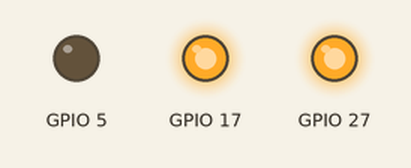
A program run on a simulated Raspberry Pi (BCM pin numbers). Parts: output pins drawn as LEDs (lit = HIGH). Random numbers come from a fixed seed.

Above: at 0.25 s.
At 4.1 s:
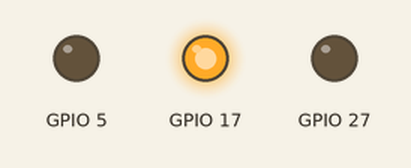
At 7.62 s:
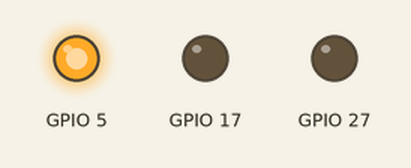
At 17.6 s:
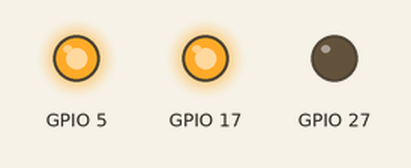
At 28.03 s:
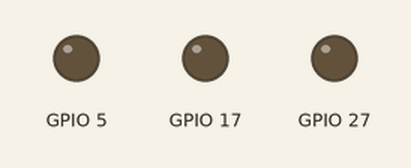
At 36.86 s:
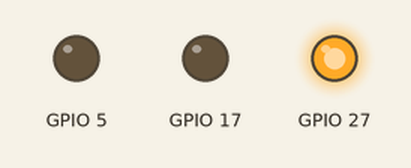
Timing chart, 0 to 40.0 s (numbered marks = the images above):
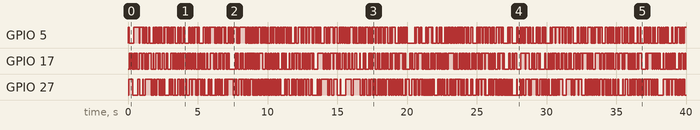

Measured:
- by itself, GPIO 27: LOW → HIGH at 0.05 s, → LOW 0.30 s later, → HIGH 0.35 s later, → LOW 0.15 s later, … (392 changes in this stretch)

The program:

01_led_blink.py
```python
#!/usr/bin/env python3
import RPi.GPIO as GPIO
import time
import random

RedPin = 17
GreenPin = 27
YellowPin = 5
Leds = [RedPin, GreenPin, YellowPin]
Activations = [GPIO.LOW, GPIO.HIGH]

def setup():
  GPIO.setmode(GPIO.BCM)
  for led in Leds:
    GPIO.setup(led, GPIO.OUT, initial=GPIO.HIGH)

def main():
  while True:
    randomActivations()
    time.sleep(0.05)

def randomActivations():
  for led in Leds:
    GPIO.output(led, random.sample(Activations, 1))

def destroy():
  for led in Leds:
    GPIO.output(led, GPIO.HIGH)

  GPIO.cleanup()

if __name__ == '__main__':
  setup()
  try:
    main()
  # When 'Ctrl+C' is pressed, the program destroy() will be  executed.
  except KeyboardInterrupt:
    destroy()
```
